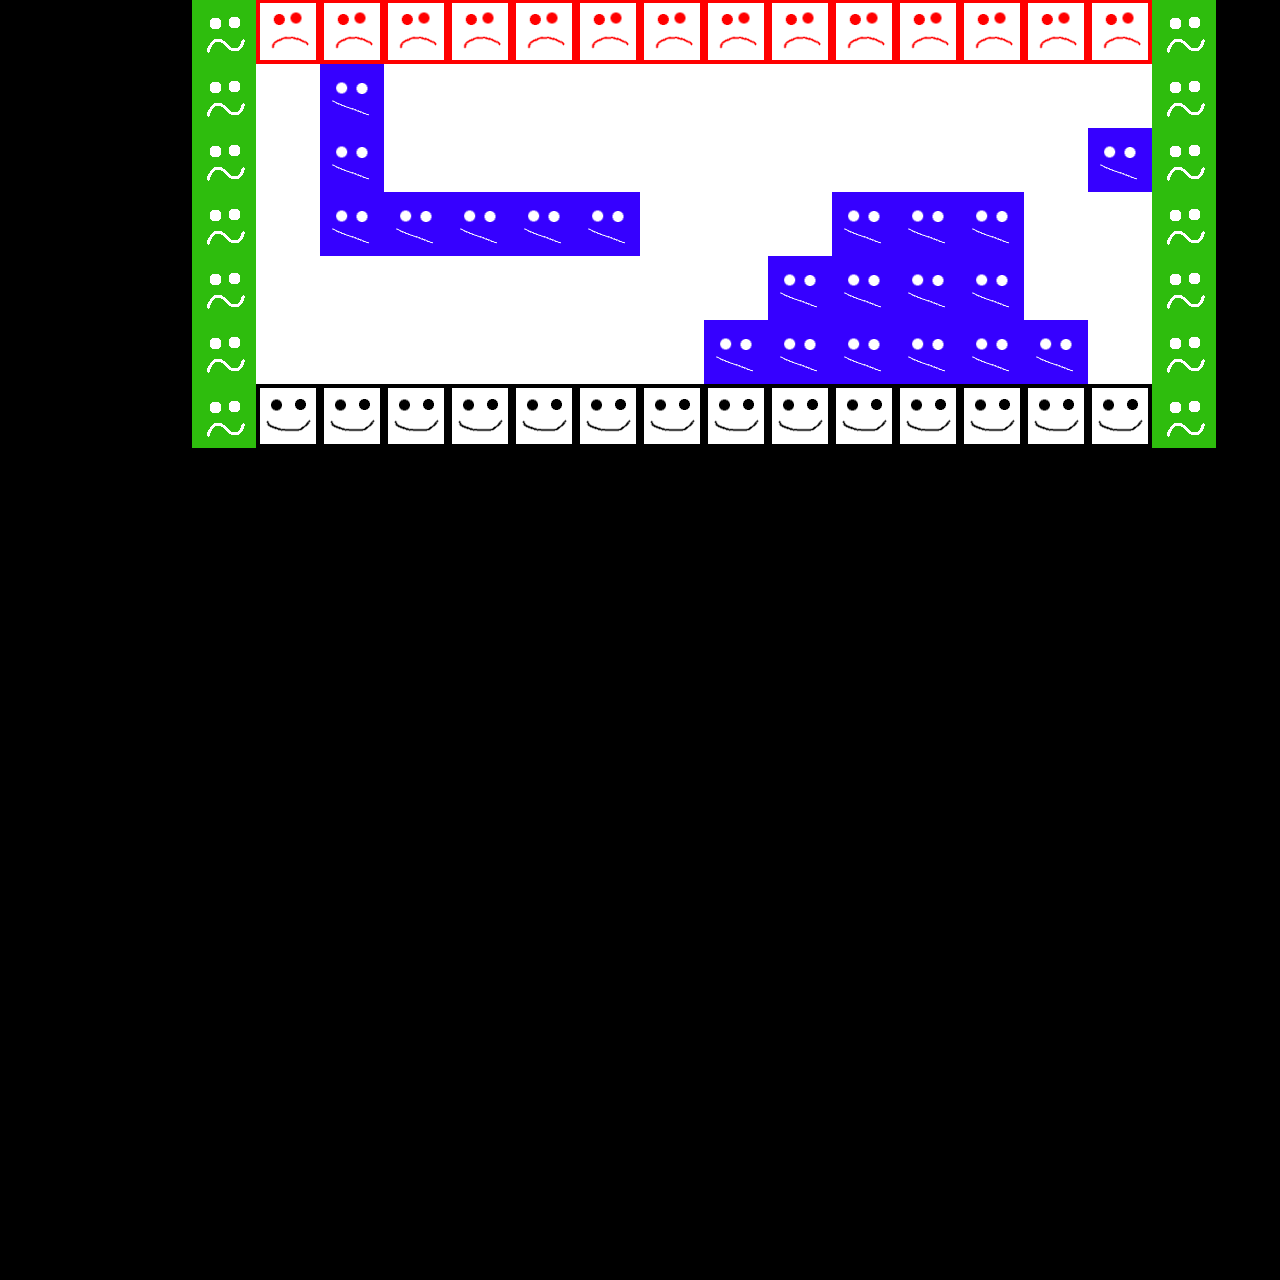

A 2D game scene composited from a Tiled map and its tileset images. What follows is a short description and the map's XML, with each tile layer's data collapsed to a summary:
An orthogonal 20x20 tile map with 64x64 px tiles, 2 tile layers (background, foreground) and 8 objects.

<map version="1.0" orientation="orthogonal" width="20" height="20" tilewidth="64" tileheight="64">
 <tileset firstgid="1" name="blocks" tilewidth="64" tileheight="64">
  <image source="test_tilemap.png" width="256" height="256" />
 </tileset>
 <layer name="background" width="20" height="20">
  <properties>
   <property name="nocollides" value="true" />
   <property name="tileset" value="blocks" />
  </properties>
  <data>[400 cells, 70 non-empty, 1 distinct tile ids]</data>
 </layer>
 <layer name="foreground" width="20" height="20">
  <properties>
   <property name="tileset" value="blocks" />
  </properties>
  <data>[400 cells, 63 non-empty, 4 distinct tile ids]</data>
 </layer>
 <objectgroup name="floor" width="20" height="20">
  <object x="259" y="385" width="444" height="15" />
  <object x="701" y="319" width="67" height="15" />
  <object x="769" y="256" width="63" height="11" />
  <object x="831" y="191" width="195" height="16" />
  <object x="1024" y="317" width="64" height="17" />
  <object x="1088" y="128" width="63" height="13" />
  <object x="383" y="189" width="255" height="13" />
  <object x="1089" y="385" width="63" height="13" />
 </objectgroup>
</map>
